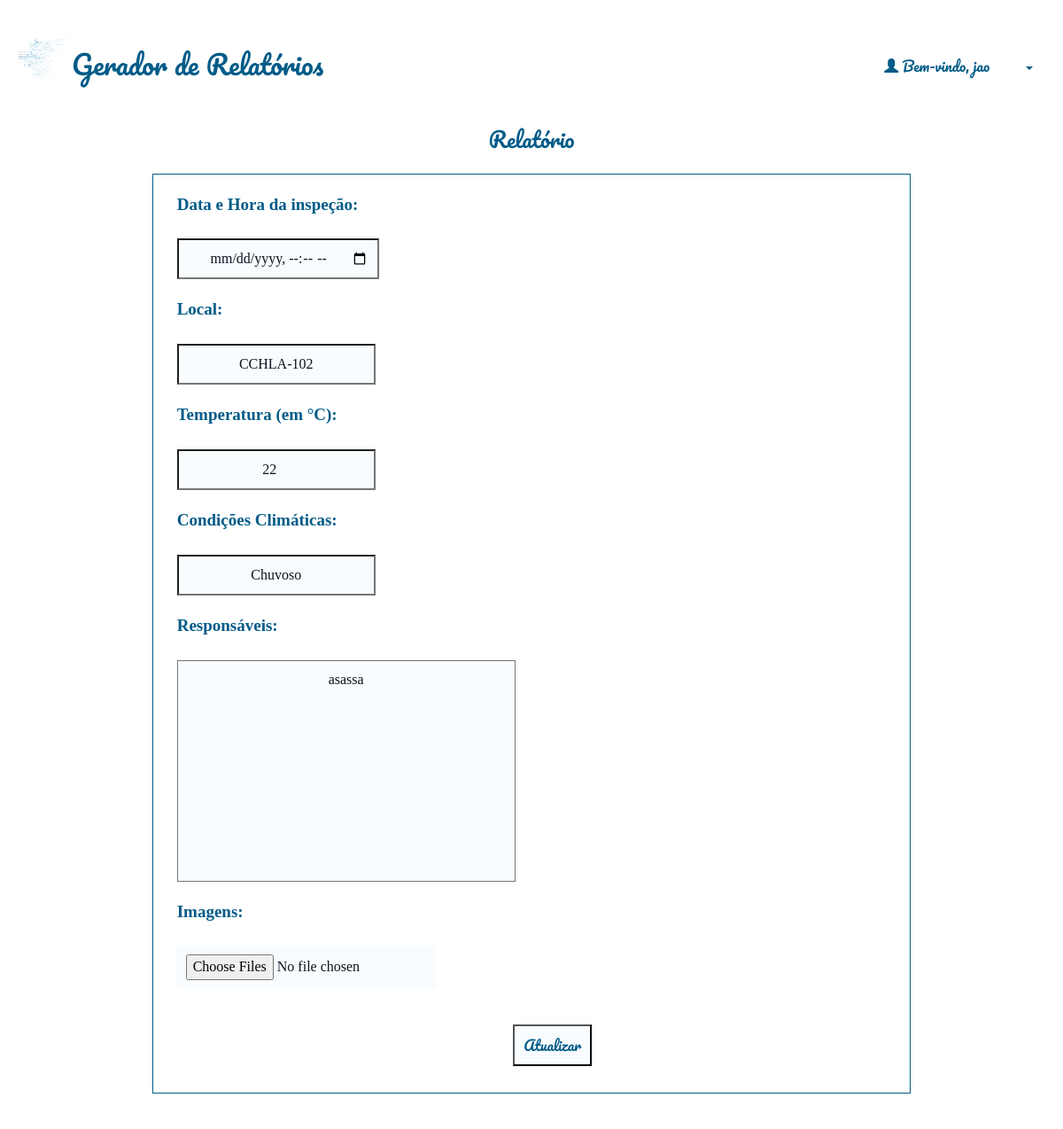
Page /relatorios/edita/36/ (signed in) on the earlier database version.
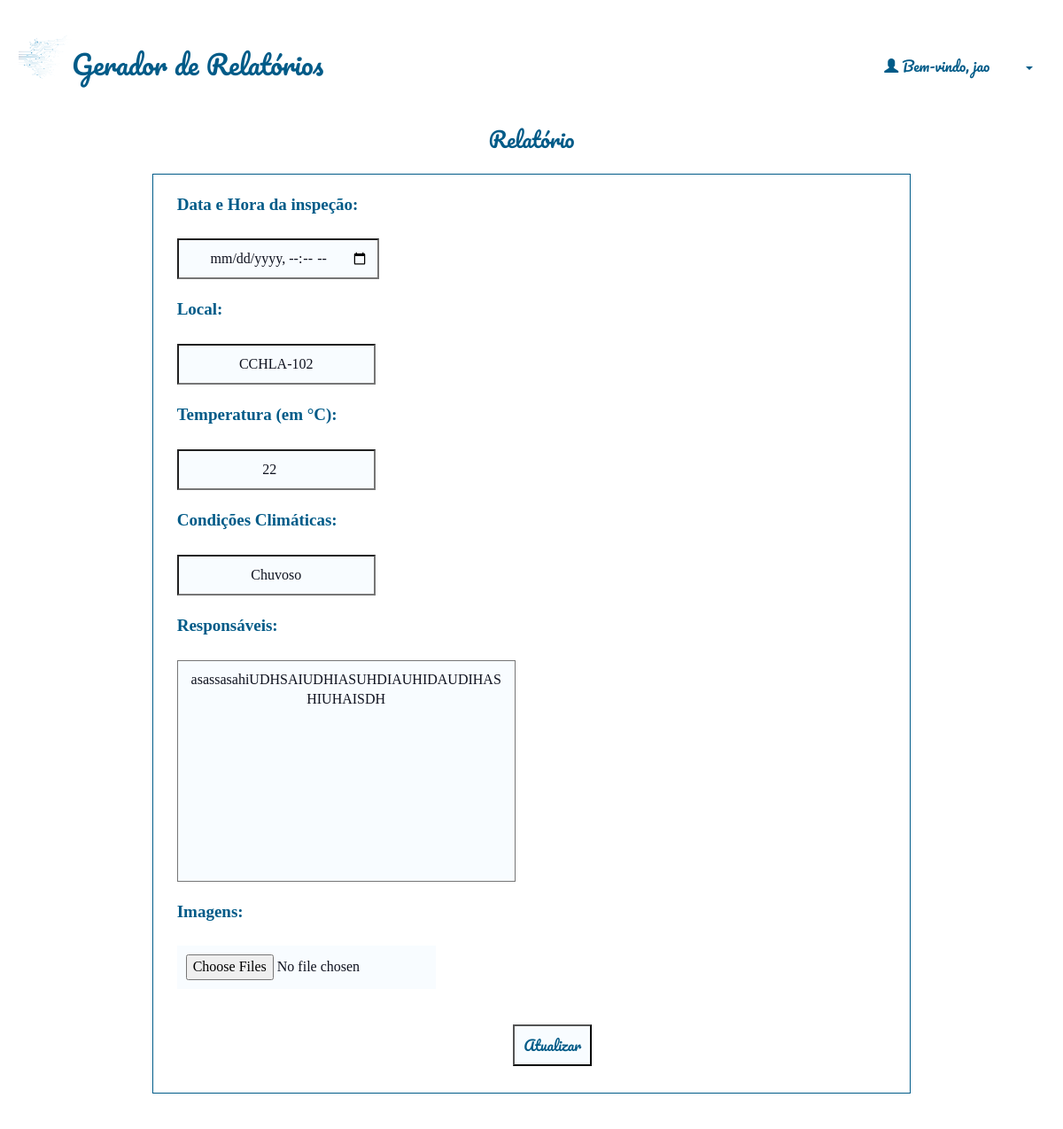
Same page on the later database version.
### relatorio/models.py (models this page shows)
class Relatorio(models.Model):
    autor = models.ForeignKey(User, default=None, on_delete=models.CASCADE)
    data = models.DateTimeField()
    local = models.CharField(max_length=100)
    temperatura = models.IntegerField()
    clima = models.CharField(max_length=100)
    responsaveis = models.TextField(blank=True)
    qualiprof = models.CharField(max_length=100, default='')
    riscos = models.CharField(max_length=100, default='[]')
    equipamentos = models.CharField(max_length=100, default='[]')
    sinalizacao = models.CharField(max_length=100, default='[]')
    desligamento = models.CharField(max_length=4, default='')
    integridade = models.CharField(max_length=4, default='')
    dialogo = models.CharField(max_length=4, default='')
    curso_nr = models.CharField(max_length=4, default='')
    conferido = models.CharField(max_length=4, default='')
    delimitar_area = models.CharField(max_length=4, default='')
    auxconces = models.CharField(max_length=4, default='')
    tensao = models.CharField(max_length=4, default='')
    aterramento = models.CharField(max_length=4, default='')
    altura = models.CharField(max_length=4, default='')
    cinto_seg = models.CharField(max_length=4, default='')
    requi_seg = models.CharField(max_length=4, default='')
    reavaliacao = models.CharField(max_length=4, default='')
    tempambiente = models.CharField(max_length=100, default='')
    condambiente = models.CharField(max_length=100, default='')
    altitude = models.CharField(max_length=100, default='')
    presagua = models.CharField(max_length=100, default='')
    pressolidos = models.CharField(max_length=100, default='')
    pressubst = models.CharField(max_length=100, default='')
    solmecanicas = models.CharField(max_length=100, default='')
    presmofo = models.CharField(max_length=100, default='')
    presfauna = models.CharField(max_length=100, default='')
    infleletro = models.CharField(max_length=100, default='')
    radsolar = models.CharField(max_length=100, default='')
    descatm = models.CharField(max_length=100, default='')
    movdoar = models.CharField(max_length=100, default='')
    vento = models.CharField(max_length=100, default='')
    competencia = models.CharField(max_length=100, default='')
    reseletr = models.CharField(max_length=100, default='')
    contpessoas = models.CharField(max_length=100, default='')
    condfuga = models.CharField(max_length=100, default='')
    natmatpr = models.CharField(max_length=100, default='')
    natmatcons = models.CharField(max_length=100, default='')
    classestr = models.CharField(max_length=100, default='')
    documentacao = models.CharField(max_length=100, default='')
    ambientesofreu = models.CharField(max_length=100, default='')
    instalacaoinspecionada = models.CharField(max_length=100, default='')
    linhaseletricasdisp = models.CharField(max_length=100, default='')
    compinstalacao = models.CharField(max_length=100, default='')
    linhaseletricascorr = models.CharField(max_length=100, default='')
    tomadasdeforca = models.CharField(max_length=100, default='')
    qtdesufitomadas = models.CharField(max_length=100, default='')
    instlquadist = models.CharField(max_length=100, default='')
    novoscircuitos = models.CharField(max_length=100, default='')
    advquadist = models.CharField(max_length=100, default='')
    dispprotecaoident = models.CharField(max_length=100, default='')
    protcircuitos = models.CharField(max_length=100, default='')
    barramentoquadist = models.CharField(max_length=100, default='')
    bitola = models.CharField(max_length=100, default='')
    condutident = models.CharField(max_length=100, default='')
    disjundif = models.CharField(max_length=100, default='')
    dispprotecaosurtos = models.CharField(max_length=100, default='')
    servseguranca = models.CharField(max_length=100, default='')
    esqaterramento = models.CharField(max_length=100, default='')
    reservadeenergia = models.CharField(max_length=100, default='')
    fontseguranca = models.CharField(max_length=100, default='')
    paralelismo = models.CharField(max_length=100, default='')
    capbarramento = models.PositiveSmallIntegerField(default=0)
    protgeral = models.PositiveSmallIntegerField(default=0)
    protdr = models.PositiveSmallIntegerField(default=0)
    protdps = models.PositiveSmallIntegerField(default=0)
    vab = models.PositiveSmallIntegerField(default=0)
    van = models.PositiveSmallIntegerField(default=0)
    ia= models.PositiveSmallIntegerField(default=0)
    vbc = models.PositiveSmallIntegerField(default=0)
    vbn = models.PositiveSmallIntegerField(default=0)
    ib= models.PositiveSmallIntegerField(default=0)
    vca = models.PositiveSmallIntegerField(default=0)
    vcn = models.PositiveSmallIntegerField(default=0)
    ic= models.PositiveSmallIntegerField(default=0)
    continuidade = models.CharField(max_length=100, default='')
    resistencia = models.CharField(max_length=100, default='')
    selvpelv = models.CharField(max_length=100, default='')
    verificacao = models.CharField(max_length=100, default='')
    ensaiodetensao = models.CharField(max_length=100, default='')
    ensaiodefunc = models.CharField(max_length=100, default='')

### relatorio/views.py (the view, shortened to what this page needs)
# urls.py: path('edita/<int:rel_id>/', views.relatorio_edita, name="edita"),
@login_required(login_url="/accounts/login/")
def relatorio_edita(request, rel_id):
    relatorio = Relatorio.objects.get(id=rel_id)
    form = rel_forms.FormRelatorioInicial(request.POST or None, instance=relatorio)
    return render(request, 'relatorio/relatorio_edita.html', {'relatorio': relatorio,  'form':form})

### relatorio/forms.py
class FormRelatorioInicial(forms.ModelForm):
    data = forms.DateTimeField(widget=DateTimeInput(attrs={'type': 'datetime-local'}),input_formats='%d/%m/%Y %H:%M', label='Data e Hora da inspeção:')
    clima = forms.CharField(label='Condições Climáticas:')
    temperatura = forms.IntegerField(label='Temperatura (em °C):')
    responsaveis = forms.CharField(widget=forms.Textarea(attrs={'placeholder': 'Insira os nomes separados por vírgula (,)'}), label='Responsáveis')
    class Meta:
        model = models.Relatorio
        fields = ['data', 'local', 'temperatura', 'clima', 'responsaveis']

### relatorio/templates/relatorio/relatorio_edita.html (shortened to what this page needs)
{% extends 'base_layout.html'%}
{% block content %}
        <h3 class="loginheader"><button id="botao-icon" onclick="history.back()">Relatório</button></h3>
        <div id="relatorio-visualiza-wrapper"  class="container-fluid">
        <div id="criaRelatorio" class="container-fluid">
                <form class="site-form" enctype="multipart/form-data" action="" method="post">
                        {{ form.as_p }}
                        <p>
                        <label for="id_imagens">Imagens:</label>
                        <input type="file" name="imagens[]" id="id_imagens" multiple>
                        </p>
                        <input type="submit" value="Atualizar">
                </form>
        </div>
        </div>
{% endblock %}

Differences in the rows shown:
changed Relatorio "CCHLA-102": responsaveis "asassa" → "asassasahiUDHSAIUDHIASUHDIAUHIDAUDIHASHIUHAISDH"
